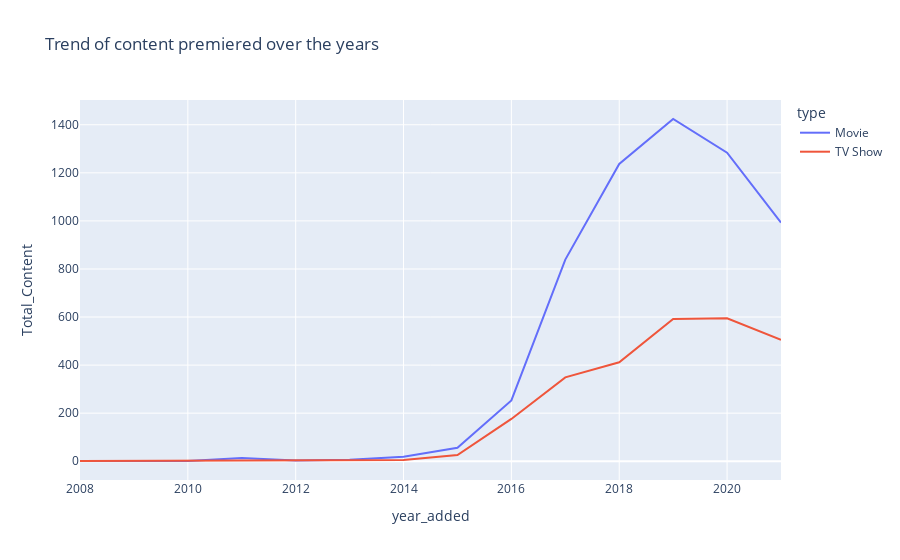

The notebook cell saved with this chart:
### Code cell
fig = px.line(df2, 
              x = 'year_added', 
              y = 'Total_Content', 
              color = 'type', 
              title = 'Trend of content premiered over the years')
fig.show()

### Figure 1 — Plotly figure (JSON) as saved in the notebook; plotly's stock layout.template omitted (floating-point values rounded to 4 significant figures)
{"data": [{"hovertemplate": "type=Movie<br>year_added=%{x}<br>Total_Content=%{y}<extra></extra>", "legendgroup": "Movie", "line": {"color": "#636efa", "dash": "solid"}, "marker": {"symbol": "circle"}, "mode": "lines", "name": "Movie", "orientation": "v", "showlegend": true, "type": "scatter", "x": [2008, 2009, 2010, 2011, 2012, 2013, 2014, 2015, 2016, 2017, 2018, 2019, 2020, 2021], "xaxis": "x", "y": [1, 2, 1, 13, 3, 6, 19, 56, 253, 839, 1237, 1424, 1284, 993], "yaxis": "y"}, {"hovertemplate": "type=TV Show<br>year_added=%{x}<br>Total_Content=%{y}<extra></extra>", "legendgroup": "TV Show", "line": {"color": "#EF553B", "dash": "solid"}, "marker": {"symbol": "circle"}, "mode": "lines", "name": "TV Show", "orientation": "v", "showlegend": true, "type": "scatter", "x": [2008, 2013, 2014, 2015, 2016, 2017, 2018, 2019, 2020, 2021], "xaxis": "x", "y": [1, 5, 5, 26, 176, 349, 412, 592, 595, 505], "yaxis": "y"}], "layout": {"legend": {"title": {"text": "type"}, "tracegroupgap": 0}, "title": {"text": "Trend of content premiered over the years"}, "xaxis": {"anchor": "y", "domain": [0, 1], "title": {"text": "year_added"}}, "yaxis": {"anchor": "x", "domain": [0, 1], "title": {"text": "Total_Content"}}}}
